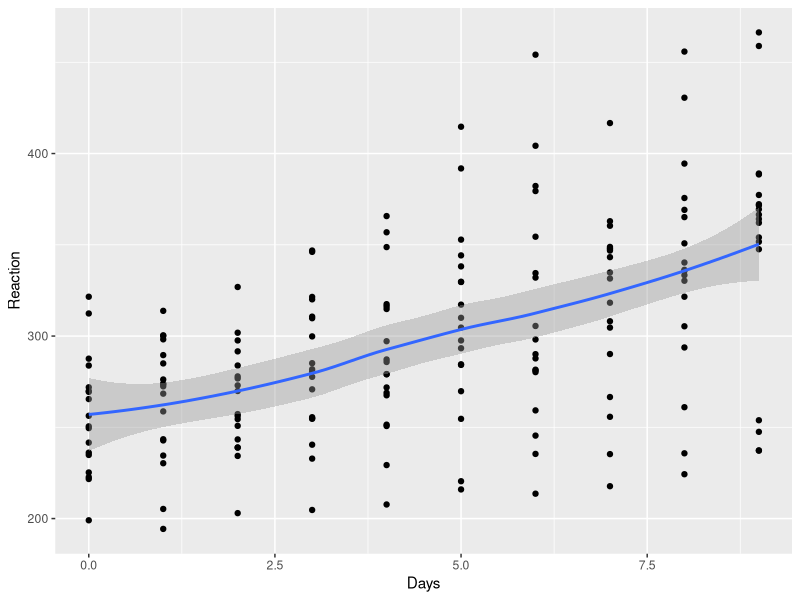
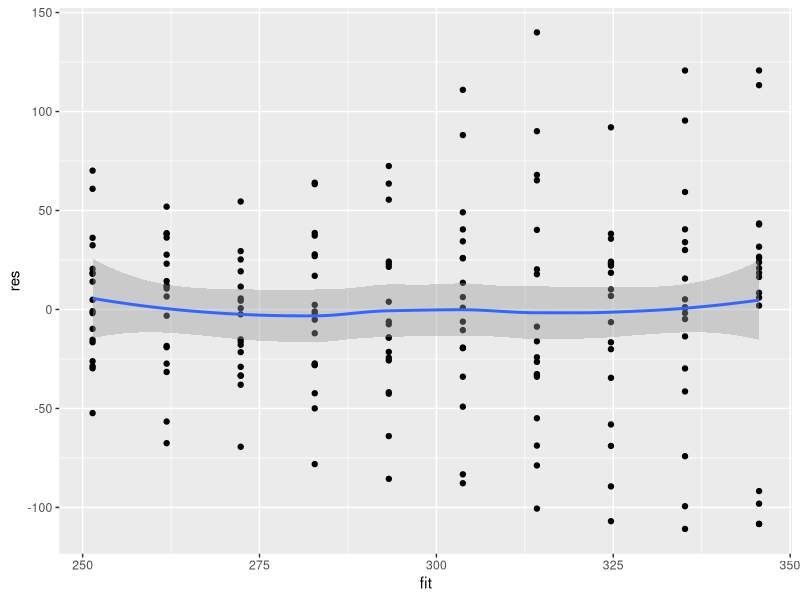
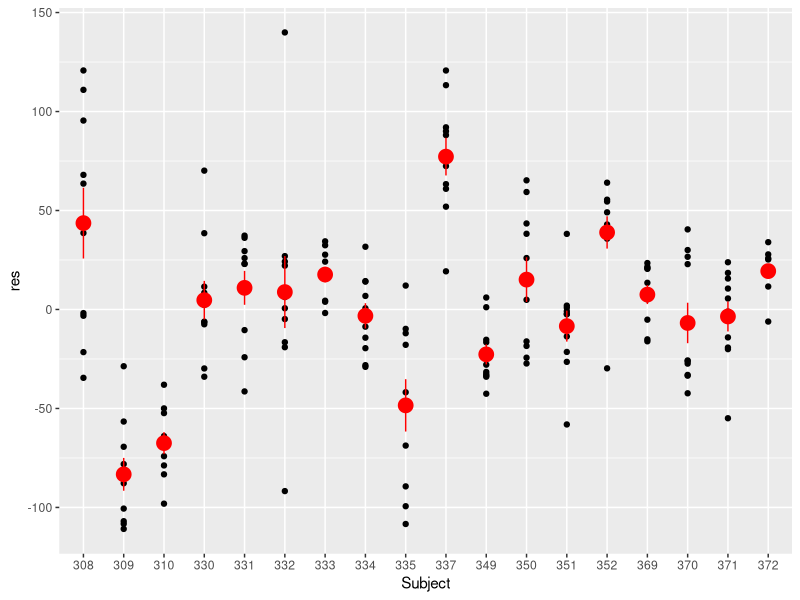
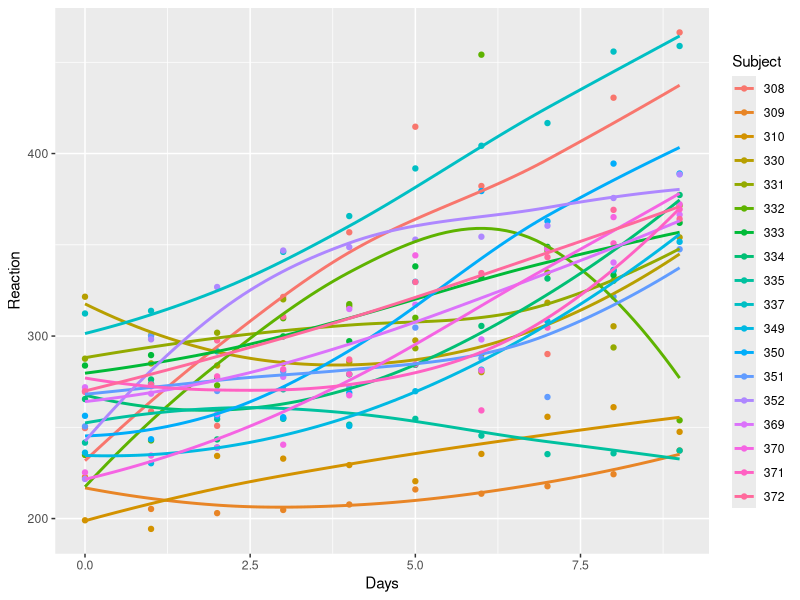
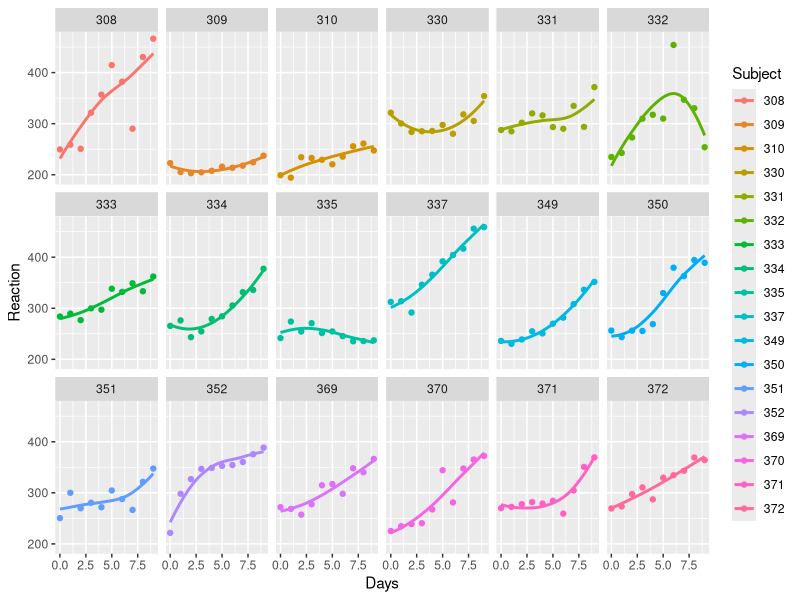
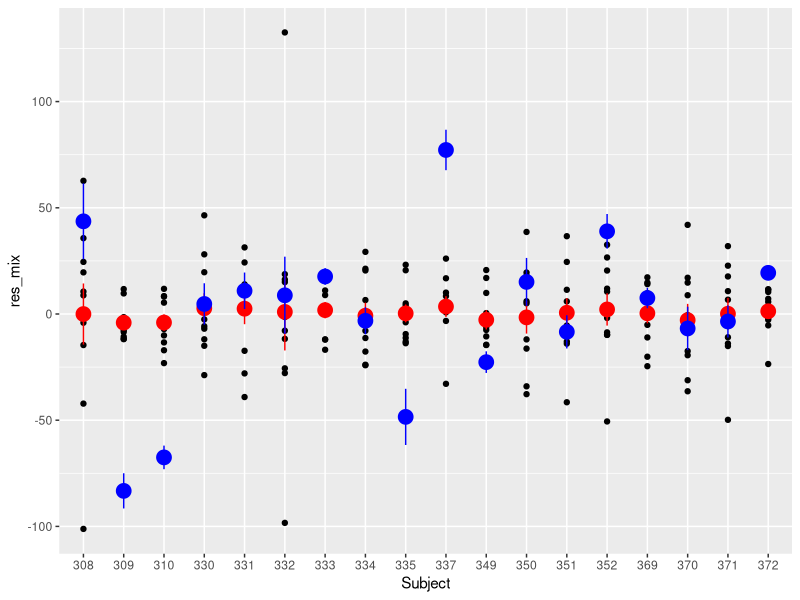
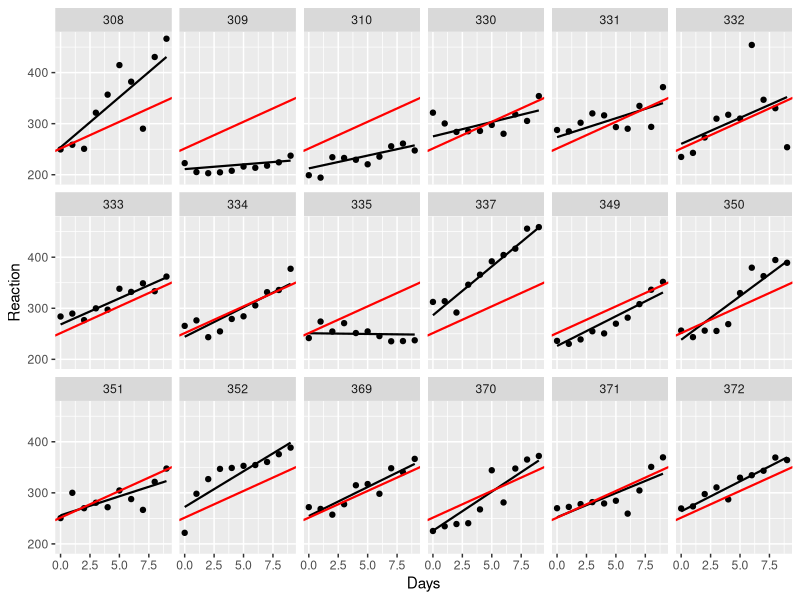
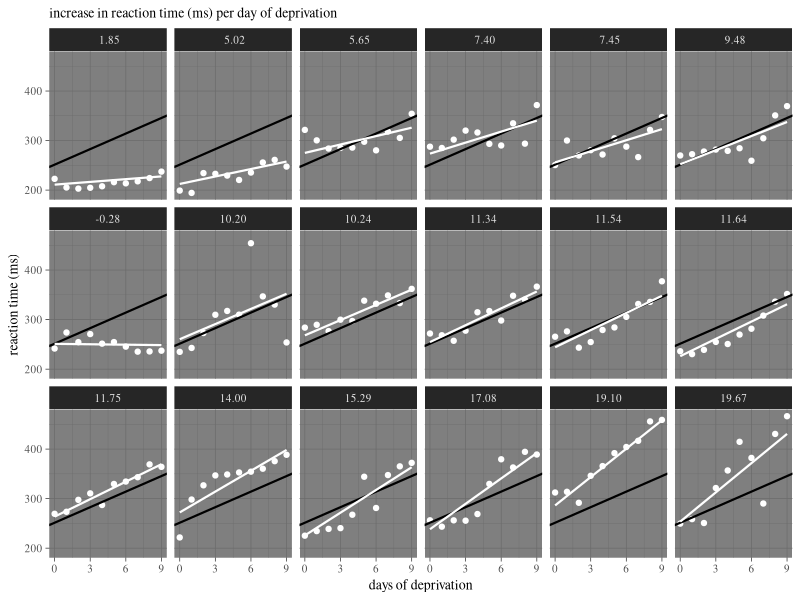

These charts were generated, in order, by the following R code:
library(tidyverse)
library(lme4)

data(sleepstudy,package="lme4")

str(sleepstudy)

ggplot(sleepstudy, aes(x=Days, y=Reaction)) +
  geom_point() +
  geom_smooth()

linModel <- lm(data=sleepstudy, Reaction~Days)
summary(linModel)

sleepstudy$res <- residuals(linModel)
sleepstudy$fit <- predict(linModel)

ggplot(sleepstudy, aes(x=fit, y=res)) +
  geom_point() +
  geom_smooth()

ggplot(sleepstudy, aes(x=Subject, y=res)) +
  geom_point() +
  stat_summary(color="red", size=1)

p <- ggplot(sleepstudy, aes(x=Days, y=Reaction, color=Subject)) +
  geom_point() +
  geom_smooth(se=F,span=1.5)

p

p + facet_wrap(~Subject,nrow=3)

mixed <- lmer(Reaction ~ Days + (1+Days|Subject), data=sleepstudy)
summary(mixed)

sleepstudy$res_mix <- residuals(mixed) #residuals mixed model

ggplot(sleepstudy, aes(x=Subject, y=res_mix)) +
  geom_point() +
  stat_summary(color="red", size=1) +
  stat_summary(aes(y=res), color="blue", size=1)

mean_int <- fixef(mixed)[1] #mean intercept for the mixed model
mean_slope <- fixef(mixed)[2] #mean slope for the mixed model

sleepstudy$fit_mix <- predict(mixed) #fitted values from the mixed model

ggplot(sleepstudy, aes(x=Days, y=Reaction)) +
  geom_point() +
  facet_wrap(~Subject, nrow=3) +
  geom_line(aes(y=fit_mix), size=.75) +
  geom_abline(intercept=mean_int, slope=mean_slope, color="red", size=.75)

re <- ranef(mixed)$Subject
re$Subject <- factor(rownames(re))
colnames(re)[2] <- "rand_slope"
re

sleepstudy <- merge(sleepstudy, re, by="Subject")

mean_slope <- fixef(mixed)[2]
sleepstudy$myslope <- sleepstudy$rand_slope + mean_slope
sleepstudy$myslope <- format(sleepstudy$myslope, digits=2)
sleepstudy <- arrange(sleepstudy, myslope, Days)


ggplot(sleepstudy, aes(x=Days, y=Reaction)) +
  geom_point(color="white") +
  facet_wrap(~myslope, nrow=3) +
  geom_abline(intercept=mean_int, slope=mean_slope,
              color="black", size=.75) +
  geom_line(aes(y=fit_mix), size=.75, color="white") +
  scale_x_continuous(breaks=c(0,3,6,9)) +
  labs(title="increase in reaction time (ms) per day of deprivation",
       x="days of deprivation",
       y="reaction time (ms)") +
  theme_dark(base_family="serif") +
  theme(plot.title=element_text(size=10),
        axis.title=element_text(size=10),
        strip.text.x=element_text(size=8),
        axis.text=element_text(size=8))
